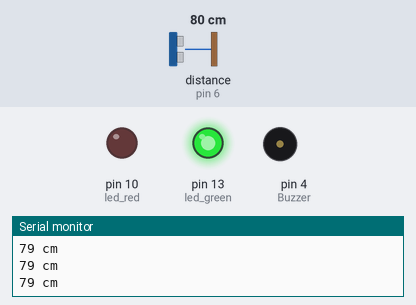
The sketch below on a simulated Arduino Uno, built with avr-gcc and run on an emulated ATmega328P. Parts: output pins drawn as LEDs (lit = HIGH), buzzer (waves = sounding), the last lines printed to the serial monitor. Wiring (inferred from the names in the program): ultrasonic range finder: trigger pin 5; echo pin 6. Inputs (shaded band) come from the test bench; at power-on: distance to the obstacle (sensor on pin 6) 80 cm. The echo pulse lasts 58.3 µs per cm; pins used as bus, display or sensor lines are not drawn.

Above: at 1.2 s.
1.3 s: distance to the obstacle (sensor on pin 6) set to 13 cm
4.3 s: distance to the obstacle (sensor on pin 6) set to 9 cm
At 5.3 s:
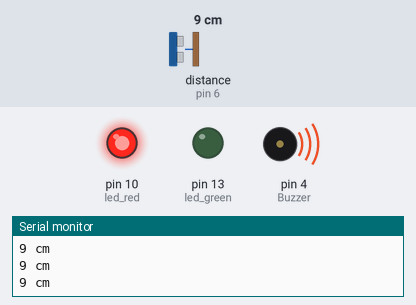
5.8 s: distance to the obstacle (sensor on pin 6) set to 18 cm
At 6.5 s:
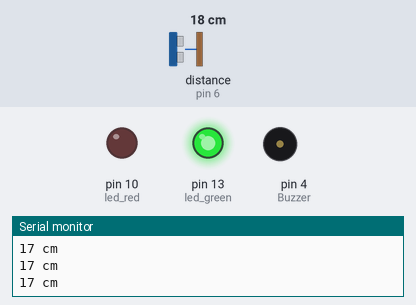
7.3 s: distance to the obstacle (sensor on pin 6) set to 7 cm
At 7.7 s:
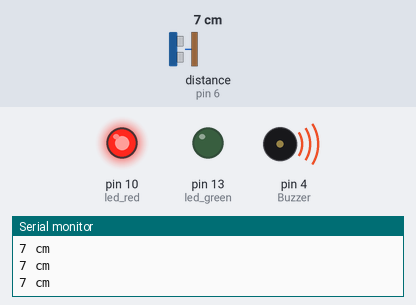
Timing chart, 0 to 9.8 s (numbered marks = the images above; inputs shaded):
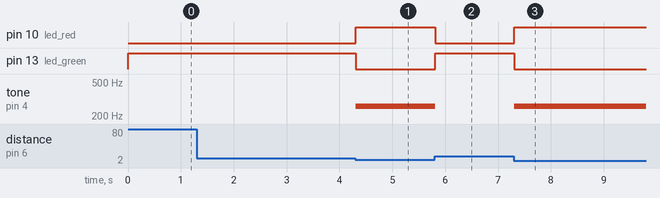

The sketch:

Buzzer_and_sonic_2.ino
```cpp
#include <SoftwareSerial.h>
int blueTx=2;   //Tx (보내는핀 설정)at
int blueRx=3;   //Rx (받는핀 설정)
SoftwareSerial BTSerial(3,2);
SoftwareSerial mySerial(blueTx, blueRx);  //시리얼 통신을 위한 객체선언
const int Buzzer=4;
const int trigPin=5;
const int echoPin=6;
const int led_red = 10;
const int led_green = 13;

void setup() {
  // put your setup code here, to run once:
  Serial.begin(9600);
  BTSerial.begin(9600);
  mySerial.begin(9600);
  pinMode(trigPin, OUTPUT);
  pinMode(echoPin, INPUT);
  pinMode(led_red, OUTPUT);
  pinMode(led_green, HIGH);

}

void loop() {
  // put your main code here, to run repeatedly:


  int distance;

  digitalWrite(trigPin, LOW);
  delayMicroseconds(2);
  digitalWrite(trigPin, HIGH);
  delayMicroseconds(10);
  digitalWrite(trigPin, LOW);

  distance=pulseIn(echoPin, HIGH)/58.2;
    Serial.print(distance);
    Serial.println(" cm");

  if(distance <= 10)
  {
    tone(Buzzer, 261);
    digitalWrite(led_red, HIGH);
    digitalWrite(led_green, LOW);

    if (mySerial.available()) {
    Serial.write(mySerial.read());  //블루투스측 내용을 시리얼모니터에 출력
  }
  }
  else
  {
    noTone(Buzzer);
    digitalWrite(led_red, LOW);
    digitalWrite(led_green, HIGH);
  }
  delay(10);

}
```

Measured:
- the behaviour switches between 12 and 11 cm on distance to the obstacle (sensor on pin 6) (found by bisection; images 0 and 1)
- after the input at 4.3 s, pin 10 (led_red): LOW → HIGH at once; pin 13 (led_green): HIGH → LOW at once; tone on pin 4 (Buzzer): silent → 261 Hz at once
- after the input at 5.8 s, pin 10 (led_red): HIGH → LOW at once; pin 13 (led_green): LOW → HIGH at once; tone on pin 4 (Buzzer): 261 Hz → silent at once
- after the input at 7.3 s, pin 10 (led_red): LOW → HIGH at once; pin 13 (led_green): HIGH → LOW at once; tone on pin 4 (Buzzer): silent → 261 Hz at once
